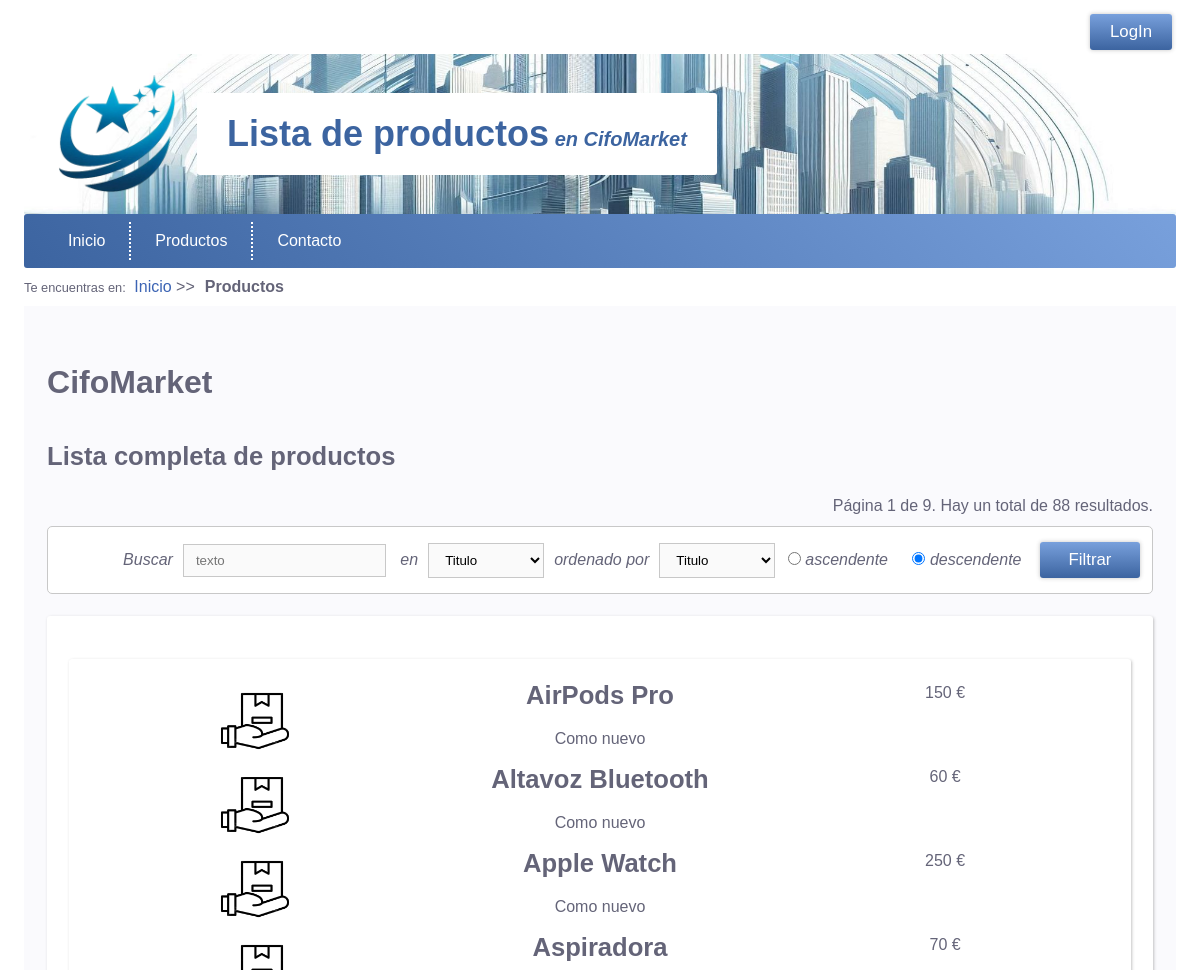
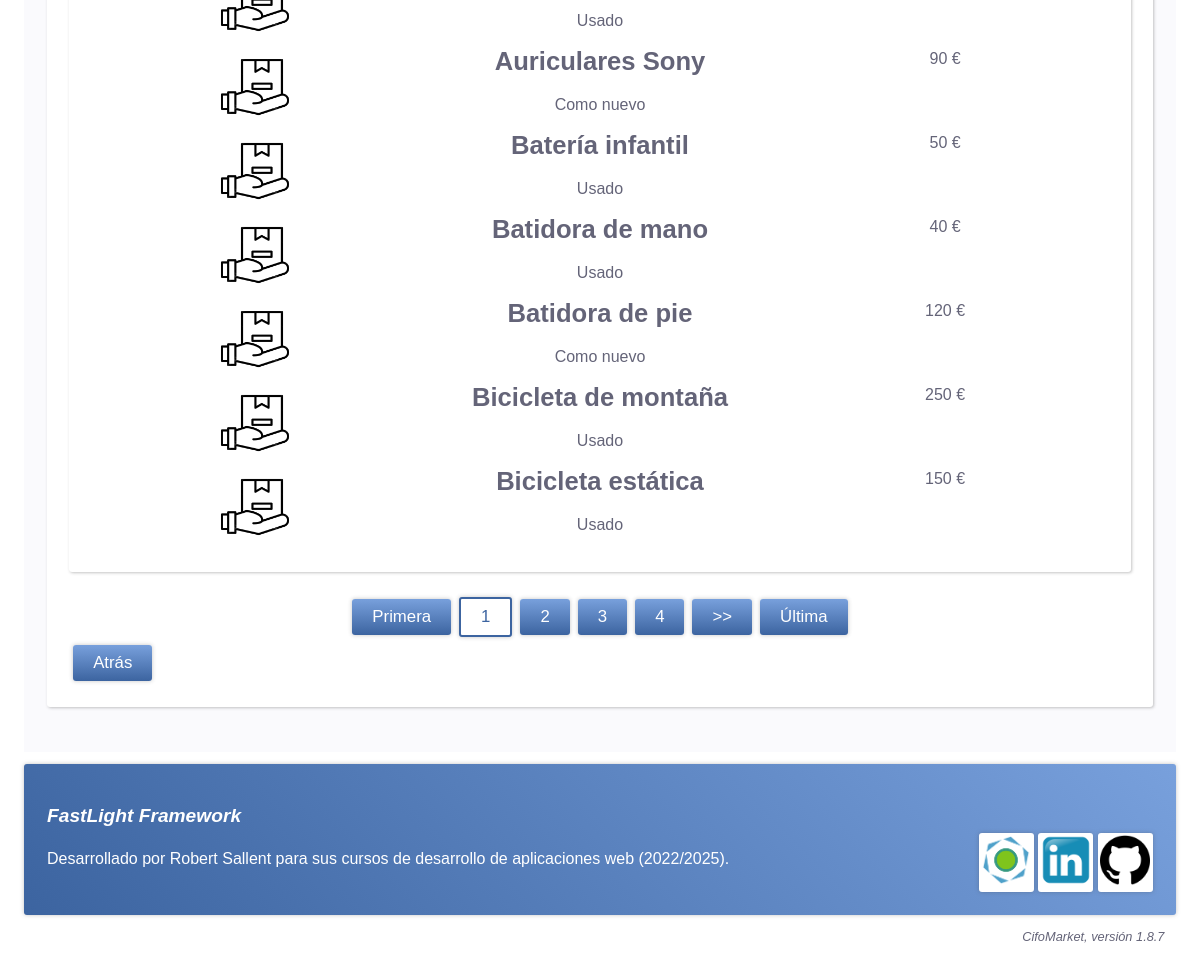
Screenshot of /Producto with the database file from the repository (2 pictures, top to bottom).
### tables this page shows
CREATE TABLE productos(
	id INT PRIMARY KEY auto_increment,
	idusers INT NOT NULL,
	titulo VARCHAR(255) NOT NULL,
	descripcion TEXT NULL,
	precio FLOAT NOT NULL,
	foto VARCHAR(256) DEFAULT NULL,
	estado VARCHAR(32) NULL,
	created_at TIMESTAMP NOT NULL DEFAULT CURRENT_TIMESTAMP,
	FOREIGN KEY (idusers) REFERENCES users(id)	
);

### app/libraries/View.php (called while the page is built, shortened)
<?php
class View{
    private string $name;
    public function __construct(
        string $name      = '',
        array $parameters = []
    ){
        $this->name       = $name;
    }
    public function load(){
        $template = new (TEMPLATE);
        try{
            @require VIEWS_FOLDER."/$this->name.php";
        }catch(Throwable $e){
            $message = DEBUG ?
            "<p>ERROR en la vista <b>".VIEWS_FOLDER."/$this->name.php</b>.</p>
             <p>INFORMACIÓN ADICIONAL: ".$e->getMessage()."</p>" :
             "Error al cargar la página.";
             throw new ViewException($message);
        }
    }
}

### app/http/ViewResponse.php (called while the page is built, shortened)
<?php
class ViewResponse extends Response{
    protected View $view;
    public function __construct(
        string $name,
        array $params       = [],
        int $httpCode       = 200,
        string $status      = 'OK'
    ){
        $this->view = new View($name, $params);
    }
    public function send(){
        $this->view->load();
        die();
    }
}

### public/index.php (called while the page is built, shortened)
<?php
require '../app/autoload.php';
require '../app/helpers/helpers.php';
try{
    switch(strtoupper(APP_TYPE)){
        case 'WEB' :  $response = (new App())->boot();
                      break;
    }
    $response->send();
}catch(Throwable $t){
    $mensaje = DEBUG ?
        'ERROR en el proceso de arranque: '.$t :
        'Se produjo un error, contacte con el administrador '.ADMIN_EMAIL.' si es necesario.';
    abort(500, 'INTERNAL SERVER ERROR', $mensaje, $t)->send();
}

### app/autoload.php (called while the page is built, shortened)
<?php
    function load(string $clase){
        foreach(AUTOLOAD_DIRECTORIES as $directorio){
           $ruta="$directorio/$clase.php";
           if(is_readable($ruta)){
                break;
           }
        }
    }

### app/libraries/Login.php (called while the page is built, shortened)
<?php
class Login{
    private static ?Authenticable $activeUser = NULL;
    public static function init(){
        self::$activeUser = Session::get('user') ??  NULL;
    }
	public static function user():?Authenticable{
	    return self::$activeUser;
	}
	public static function check():bool{
	    return !empty(self::user());
	}
	public static function guest():bool{
	    return empty(self::user());
	}
	public static function role(string $role):bool{
	    return self::user() && self::user()->hasRole($role);
	}
}

### mvc/controllers/ProductoController.php (called while the page is built, shortened)
<?php
class ProductoController extends Controller{
    public function index(){
        return $this->list();
    }
    public function list(int $page = 1){
        $filtro = Filter::apply('Producto');
        $limit = RESULTS_PER_PAGE;
        if($filtro){
            $total = Producto::filteredResults($filtro);
            $paginator = new Paginator('/Producto/list', $page, $limit, $total);
        }else{
            $total = Producto::total();
            $paginator = new Paginator('/Producto/list', $page, $limit, $total);
            $productos = Producto::orderBy('titulo', 'ASC', $limit, $paginator->getOffset());
        }
        return view('producto/list', [
            'productos' => $productos,
            'paginator' => $paginator,
            'filtro'    => $filtro
        ]);
    }
}

### mvc/models/Model.php (called while the page is built, shortened)
<?php
abstract class Model{
    public static function getTable():string{
        return get_called_class()::$table ?? strtolower(get_called_class()).'s';
    }
    protected static function getJsonFields():array{
        return get_called_class()::$jsonFields ?? [];
    }
    public function parseJsonFields():object{
        $properties = self::getJsonFields();
        return $this;
    }
    public static function orderBy(
        string $orderField = 'id',
        string $order = 'ASC',
        int $limit = 0,
        int $offset = 0
    ):array{
        $table = self::getTable();
        $query = "SELECT *
                  FROM $table
                  ORDER BY $orderField $order ";
        $query .= $limit? "LIMIT $limit OFFSET $offset" :"";
        $entities = (DB_CLASS)::selectAll($query, get_called_class());
        return $entities;
    }
    public static function total(
        string $operacion = 'COUNT',
        string $campo = '*'
    ){
        $tabla = self::getTable();
        return (DB_CLASS)::total($tabla, $operacion, $campo);
    }
}

### app/libraries/DB.php (called while the page is built, shortened)
<?php
abstract class DB{
    public static function total(
        string $tabla,
        string $operacion   = 'COUNT',
        string $campo       = '*'
    ){
        $consulta = "SELECT $operacion($campo) AS total FROM $tabla";
        return get_called_class()::select($consulta)->total;
    }
}

### app/libraries/DBMysqli.php (called while the page is built, shortened)
<?php
class DBMysqli extends DB{
    private static $conexion = null;
    public static function get():object{
        if(!self::$conexion){
            try{
                self::$conexion = @new mysqli(DB_HOST, DB_USER, DB_PASS, DB_NAME, DB_PORT);
            }catch(Throwable $e){
                $message = "No se pudo conectar con la Base de datos. ";
                if(DEBUG)
                    $message .= "Revisa la configuración: ".DB_HOST.', '.DB_USER.', *******, '.DB_NAME.', '.DB_PORT;
                throw new DatabaseException($message);
            }
        }
        return self::$conexion;
    }
    public static function query(string $consulta){
        try{
            $resultado = self::get()->query($consulta);
            return $resultado;
        }catch(Throwable $e){
            if(DEBUG){
                $mensaje = "<p>ERROR EN LA CONSULTA:</p>";
                $mensaje .= "<p><b>$consulta</b></p>";
                $mensaje .= "<p>".self::get()->error."</p>";
                throw new SQLException($mensaje);
            }else
                throw new SQLException('ERROR al realizar la operación sobre la base de datos.');
        }
    }
    public static function select(
        string $consulta,
        string $class = 'stdClass'
    ):?object{
        $resultado = self::query($consulta);
        $objeto = $resultado->fetch_object($class);
        return $objeto;
    }
    public static function selectAll(
        string $consulta,
        string $class='stdClass'
    ):array{
        $resultados = self::query($consulta);
        $objetos = [];
        while($r = $resultados->fetch_object($class))
            $objetos[] = $r;
        return $objetos;
    }
}

### app/core/App.php (called while the page is built, shortened)
<?php
class App extends Kernel{
    public function boot():Response{
        try{
            $url = request()->get('url') ?? NULL;
            $url = $url ? explode('/', rtrim($url, '/')) : [];
            $controller = empty($url[0]) ?
                DEFAULT_CONTROLLER :
                ucfirst(strtolower(array_shift($url))).'Controller';
            $method = empty($url[0]) ?
                DEFAULT_METHOD :
                strtolower(array_shift($url));
            $controllerInstance = new $controller();
            return $controllerInstance->$method(...$url);
        }catch(NotIdentifiedException $e){
            Session::set('_pending_operation', '/'.request()->get('url'));
            return redirect('/Login');
        }catch(Throwable $t){
            $mensaje = DEBUG ?
                (new DebugInformation($t, $controller, $method, $url))->toHtml() :
                "No se pudo realizar la operación solicitada.";
            if(LOG_ERRORS)
                Log::addMessage(ERROR_LOG_FILE, get_class($t), $t->getMessage());
            if(DB_ERRORS)
                AppError::new(get_class($t), $t->getMessage());
            return abort(500, 'INTERNAL SERVER ERROR', $mensaje, $t);
        }
    }
}

### app/http/Request.php (called while the page is built, shortened)
<?php
class Request{
    private static ?Request $request = null;
    public static function createFromGlobals(){
        self::$request = new self();
        return self::$request;
    }
    public static function retrieve():Request{
        return self::$request;
    }
    public function has(
        string $name,
        string $method = 'POST'
    ):bool{
        switch(strtoupper($method)){
            case 'POST' : return isset($_POST[$name]);
        }
        return false;
    }
}

### app/helpers/helpers.php (called while the page is built, shortened)
<?php
function request(){
    return Request::retrieve();
}

### app/libraries/Filter.php (called while the page is built, shortened)
<?php
class Filter{
    public static function apply(
        string $name = 'standardFilter'
    ):?Filter{
        $request = request();
        return Session::has("_filter_$name") ? Session::get("_filter_$name") : NULL;
    }
}

### app/libraries/Session.php (called while the page is built, shortened)
<?php
class Session{
    public static function has(string $name):bool{
        return isset($_SESSION[$name]) ;
    }
}

### mvc/views/producto/list.php (the view, shortened to what this page needs)
 <!DOCTYPE html>
<html lang="es">
	<head>
		<link rel="stylesheet" href="https://cdnjs.cloudflare.com/ajax/libs/font-awesome/6.0.0/css/all.min.css">
		<?= $template->css() ?>
	</head>
	<body>
		<?= $template->login() ?>
		<?= $template->header('Lista de productos') ?>
		<?= $template->menu() ?>
		<?= $template->breadCrumbs([
		    'Productos'=> NULL
		]) ?>
		<main>
            <div>
                <h1><?= APP_NAME ?></h1>
                <h2>Lista completa de productos</h2>
            </div>
            <?php if ($productos) { ?>
                <div class="right">
                    <?= $paginator->stats() ?>
                </div>
                <?php
                if ($filtro) {
                    echo $template->removeFilterForm($filtro, '/Producto/list');
                } else {
                    echo $template->filterForm(
                        [
                            'Titulo' => 'titulo',
                            'Descripción' => 'descripcion',
                            'Estado' => 'estado',
                            'Precio' => 'precio'
                        ],
                        [
                            'Titulo' => 'titulo',
                            'Descripción' => 'descripcion',
                            'Estado' => 'estado',
                            'Precio' => 'precio'
                        ],
                        'Titulo',
                        'Titulo'
                    );
                }?>
                <section>
                    <section>
                    <?php foreach ($productos as $producto) { ?>
						<div class="centrado three-columns">
                        	<a href='/Producto/show/<?= $producto->id ?>'>
                            	<img src="<?= PRO_IMAGE_FOLDER . '/' . ($producto->foto ?? DEFAULT_PRO_IMAGE) ?>"
                                     class="table-image" alt="Portada de <?= $producto->titulo ?>"
                                     title="Portada de <?= $producto->titulo ?>"> </a>
                                <h2><?=$producto->titulo?></h2>
                                <p><?=$producto->estado?></p>
                                <p><?=$producto->precio?> €</p>
                        </div>
                    <?php } ?>
                </section>
                <?= $paginator->ellipsisLinks() ?>
            <?php } else { ?>
                <div class="danger p2">
                    <p>No hay productos que mostrar.</p>
                </div>
            <?php } ?>
            <div class="centred">
                <a class="button" onclick="history.back()">Atrás</a>
            </div>
        </main>
		<?= $template->footer() ?>
		<?= $template->version() ?>
	</body>
</html>

### public/css/base.css (style rules this page uses)
:root { --primary-bg-color: rgb(60, 100, 160); --primary-font-color: rgb(255, 255, 255); --primary-soft-color: rgb(120, 160, 220); --secondary-bg-color: rgb(60, 160, 100); --secondary-font-color: rgb(255, 255, 255); --secondary-soft-color: rgb(100, 200, 140); --shadow-color: rgba(60, 60, 60, 0.3); --font-shadow-color: rgba(0, 0, 0, 0.3); --bg-color: white; --font-color: rgb(100, 100, 120); --border-color: rgb(200, 200, 200); --a-color: rgb(60, 100, 180); --main-bg-color: rgb(250, 250, 253); --th-bg-color: rgb(60, 100, 160); --th-font-color: rgb(255, 255, 255); --td-odd-bg-color: rgb(255, 255, 255); --td-even-bg-color: rgb(245, 245, 250); --tfoot-bg-color: rgb(160, 180, 220); --tfoot-font-color: rgb(255, 255, 255); --form-bg-color: rgb(255, 255, 255); --input-bg-color: rgb(250, 250, 250); --footer-bg-color: rgba(255, 255, 255, 0.85); --modal-bg-color: rgba(120, 120, 120, 0.85); --success-bg-color: rgb(180, 250, 180); --success-font-color: #363; --success-btn-color: rgb(60, 180, 60); --success-btn-hover-color: rgb(110, 250, 110); --warning-bg-color: rgb(250, 250, 180); --warning-font-color: rgb(150, 120, 0); --warning-btn-color: rgb(220, 210, 10); --warning-btn-hover-color: rgb(230, 230, 80); --danger-bg-color: rgb(250, 180, 180); --danger-font-color: #753; --danger-btn-color: rgb(180, 60, 60); --danger-btn-hover-color: rgb(250, 120, 120); --code-color: rgb(50, 50, 200); --min-width: 280px; }
* { box-sizing: border-box; margin: 0; padding: 0; }
.centrado, .centered { text-align: center }
.derecha, .right { text-align: right }
.three-columns { column-count: 3 }
h1, h2, h3 { margin-top: 1.10em; margin-bottom: 0.9em; }
h1 { font-size: 2em; }
h2 { font-size: 1.6em; }
h2, h3 { margin: 1.6em 0 1em; padding: 0; }
p { margin: 1.1em 0; line-height: 1.5em; }
a { text-decoration: none; cursor: pointer; color: var(--a-color); }
.button, .button-light, .button-success, .button-warning, .button-danger { display: inline-block; white-space: nowrap; color: var(--primary-font-color); font: caption; font-size: 1.05em; padding: 8px 20px; margin: 4px; border: none; border-radius: 3px; cursor: pointer; box-shadow: 0 0px 4px var(--shadow-color); }
.button { background: linear-gradient(var(--primary-soft-color), var(--primary-bg-color)); }
.table-image { width: 100%; max-width: 80px; max-height: 120px; }
html { background-color: var(--bg-color); }
body { color: var(--font-color); padding: 10px 2%; font-family: arial, verdana, helvetica; width: 100%; margin: 0px auto 20px auto; }
section { box-shadow: 1px 1px 3px var(--shadow-color); border-radius: 3px; background-color: var(--bg-color); padding: 2%; margin: 2% 0%; }
section h2 { margin: 0 0 1rem 0; }
main { padding: 2%; margin: 0 0 1%; background-color: var(--main-bg-color); }

### public/css/base_tablet.css (style rules this page uses)
.three-columns { column-count: 2 }

### public/css/base_phone.css (style rules this page uses)
.three-columns { column-count: 1 }
body { margin: 0; padding: 0; width: 100%; }

### public/css/base_printer.css (style rules this page uses)
* { color: #006 !important; border:none; }
body { width: 100%; border:none; box-shadow: none; margin: 0px; padding: 0px; }
main { border: none; padding: 0px; }
p { margin-bottom: 1.2rem; }

### rows the page displays
productos: titulo "AirPods Pro", estado "Como nuevo", precio "150"
productos: titulo "Altavoz Bluetooth", estado "Como nuevo", precio "60"
productos: titulo "Apple Watch", estado "Como nuevo", precio "250"
productos: titulo "Aspiradora", estado "Usado", precio "70"
productos: titulo "Auriculares Sony", estado "Como nuevo", precio "90"
productos: titulo "Batería infantil", estado "Usado", precio "50"
productos: titulo "Batidora de mano", estado "Usado", precio "40"
productos: titulo "Batidora de pie", estado "Como nuevo", precio "120"
productos: titulo "Bicicleta de montaña", estado "Usado", precio "250"
productos: titulo "Bicicleta estática", estado "Usado", precio "150"

### other values shown
$title "Lista de productos"
APP_NAME "CifoMarket"
$miga "Inicio"
$miga "Productos"
$langs[$this->lang] "Página 1 de 9. Hay un total de 88 resultados."
self::$langs[$this->lang][2] "Primera"
self::$langs[$this->lang][3] "Última"
form field campo "Titulo"
form field campoOrden "Titulo"
